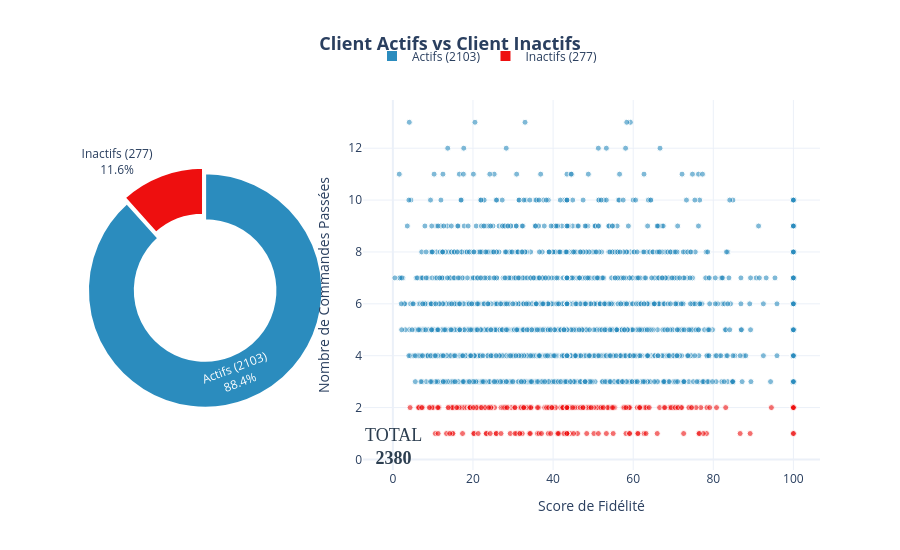

Notebook source saved alongside this figure:
### Markdown cell above
### Profils clients actifs vs inactifs

### Code cell
# Preparer la donnée 
order_counts = orders['customer_id'].value_counts()

# Function pour les customers Actif et Inactif en fonction de
def segment_customer(customer_id):
    count = order_counts.get(customer_id, 0)
    return 'Actif' if count >= 3 else 'Inactif / Occasionnel'

customers['profile'] = customers['customer_id'].map(segment_customer)

client_metrics = orders_valid.groupby('customer_id').agg(
    nb_commandes=('order_id', 'count'),
    ca_total_xaf=('total_amount_xaf_clean', 'sum')
).reset_index()


df_scatter = client_metrics.merge(
    customers[['customer_id', 'loyalty_score', 'profile']], 
    on='customer_id', 
    how='inner'
)


counts = customers['profile'].value_counts()
total_customers = len(customers)
nb_actifs = (order_counts >= 3).sum()
nb_inactifs = len(customers) - nb_actifs


ca_par_profile = df_scatter.groupby('profile')['ca_total_xaf'].sum()
ca_actifs = ca_par_profile.get('Actif', 0)
ca_inactifs = ca_par_profile.get('Inactif / Occasionnel', 0)


df_valid_orders = orders[orders['total_amount_xaf_clean'] > 0].copy()



df_scatter = df_scatter[(df_scatter['loyalty_score'] <= 100) & (df_scatter['loyalty_score'] > 0)]


fig = make_subplots(
    rows=1, cols=2, 
    specs=[[{"type": "pie"}, {"type": "scatter"}]], 
    horizontal_spacing=0.05,
    column_widths=[0.35, 0.65] 
)


fig.add_trace(
    go.Pie(
        labels=[f'Actifs ({nb_actifs})', f'Inactifs ({nb_inactifs})'], 
        values=[nb_actifs, nb_inactifs],
        hole=0.6, 
        marker=dict(colors=["#2b8cbe", "#ee0f0f"], line=dict(color="#FFFFFF", width=2)),
        textinfo='percent+label',
        hoverinfo='label+value+percent' ,
        pull=[0.05, 0], 
        name="Profil", 
        customdata=np.array([[ca_actifs], [ca_inactifs]]), 
       
        hovertemplate=(
            "<b>%{label}</b><br>"
            "Nombre de clients: %{value:,}<br>"
            "<b>CA Total: %{customdata[0]:,.0f} FCFA</b>"
            "<extra></extra>"
        ),
        showlegend=False
    ), 
    row=1, col=1
)


couleurs_profil = {"Actif": "#2b8cbe", "Inactif / Occasionnel": "#ee0f0f"}

for profil, couleur in couleurs_profil.items():
    df_filtre = df_scatter[df_scatter['profile'] == profil]
    
    fig.add_trace(
        go.Scatter(
            x=df_filtre['loyalty_score'],
            y=df_filtre['nb_commandes'],
            
            mode='markers',
            name=profil,
            marker=dict(
                # size=df_filtre['ca_total_xaf'] / 8000, 
                color=couleur,
                opacity=0.6,
                line=dict(width=1, color='white'),
                sizemode='diameter' 
            ),
           customdata=df_filtre[['ca_total_xaf']].values,
            hovertemplate=(
                "<b>Profil: " + profil + "</b><br>"
                "Score Fidélité: %{x:.0f}<br>"
                "Commandes: %{y:.0f}<br>"
                "<b>CA Total Client: %{customdata[0]:,.0f} FCFA</b>"
                "<extra></extra>"
            ),
            showlegend=False
        ), 
        row=1, col=2
    )


fig.add_annotation(
    text=f'TOTAL<br><b>{total_customers}</b>', 
    x=0.17, y=0.5,  
    font=dict(size=18, color='#2C3E50', family="Arial Black"),
    showarrow=False
)


fig.update_layout(
    title_text="<b> Client Actifs vs Client Inactifs </b>",
    title_font_size=18,
    title_x=0.5, 
    template="plotly_white",
    legend=dict(orientation="h", yanchor="bottom", y=1.08, xanchor="center", x=0.55),
    height=550,
    hovermode='closest'
   
)


fig.update_xaxes(title_text="Score de Fidélité", row=1, col=2)
fig.update_yaxes(title_text="Nombre de Commandes Passées", row=1, col=2)

# fig.write_image("../reports/EDA/Tableau_client.png", scale=2)
fig.write_html("../reports/EDA/Tableau_client.html")

fig.update_xaxes(showgrid=False, showticklabels=False, zeroline=False, row=1, col=1)
fig.update_yaxes(showgrid=False, showticklabels=False, zeroline=False, row=1, col=1)

fig.show()

### Figure 1 — Plotly figure (JSON) as saved in the notebook; plotly's stock layout.template omitted (floating-point values rounded to 4 significant figures; data arrays with more than 128 entries replaced by an {"elided": "..."} marker saying what was removed)
{"data": [{"customdata": [[249900000.0], [10010000.0]], "domain": {"x": [0, 0.3325], "y": [0, 1]}, "hole": 0.6, "hoverinfo": "label+value+percent", "hovertemplate": "<b>%{label}</b><br>Nombre de clients: %{value:,}<br><b>CA Total: %{customdata[0]:,.0f} FCFA</b><extra></extra>", "labels": ["Actifs (2103)", "Inactifs (277)"], "marker": {"colors": ["#2b8cbe", "#ee0f0f"], "line": {"color": "#FFFFFF", "width": 2}}, "name": "Profil", "pull": [0.05, 0], "textinfo": "percent+label", "type": "pie", "values": [2103, 277]}, {"customdata": {"elided": "2097x1 float values"}, "hovertemplate": "<b>Profil: Actif</b><br>Score Fidélité: %{x:.0f}<br>Commandes: %{y:.0f}<br><b>CA Total Client: %{customdata[0]:,.0f} FCFA</b><extra></extra>", "marker": {"color": "#2b8cbe", "line": {"color": "white", "width": 1}, "opacity": 0.6, "sizemode": "diameter"}, "mode": "markers", "name": "Actif", "showlegend": false, "type": "scatter", "x": {"elided": "2097 float values"}, "xaxis": "x", "y": {"elided": "2097 int values"}, "yaxis": "y"}, {"customdata": {"elided": "266x1 float values"}, "hovertemplate": "<b>Profil: Inactif / Occasionnel</b><br>Score Fidélité: %{x:.0f}<br>Commandes: %{y:.0f}<br><b>CA Total Client: %{customdata[0]:,.0f} FCFA</b><extra></extra>", "marker": {"color": "#ee0f0f", "line": {"color": "white", "width": 1}, "opacity": 0.6, "sizemode": "diameter"}, "mode": "markers", "name": "Inactif / Occasionnel", "showlegend": false, "type": "scatter", "x": {"elided": "266 float values"}, "xaxis": "x", "y": {"elided": "266 int values"}, "yaxis": "y"}], "layout": {"annotations": [{"font": {"color": "#2C3E50", "family": "Arial Black", "size": 18}, "showarrow": false, "text": "TOTAL<br><b>2380</b>", "x": 0.17, "y": 0.5}], "height": 550, "hovermode": "closest", "legend": {"orientation": "h", "x": 0.55, "xanchor": "center", "y": 1.08, "yanchor": "bottom"}, "title": {"font": {"size": 18}, "text": "<b> Client Actifs vs Client Inactifs </b>", "x": 0.5}, "xaxis": {"anchor": "y", "domain": [0.3825, 1.0], "title": {"text": "Score de Fidélité"}}, "yaxis": {"anchor": "x", "domain": [0, 1], "title": {"text": "Nombre de Commandes Passées"}}}}
